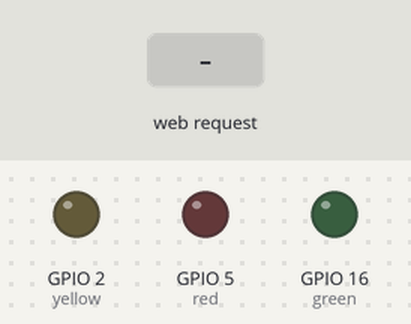
Recording of a sketch running on a simulated ESP8266 (NodeMCU). Shown: output pins drawn as LEDs (lit = HIGH). Inputs (shaded band) come from the test bench. WiFi joins after 1.5 s; servers stay silent unless stated; storage starts empty; what the sketch prints to the serial monitor is not drawn.

Above: at 2.7 s.
2.8 s: HTTP request GET /green received
At 3.2 s:
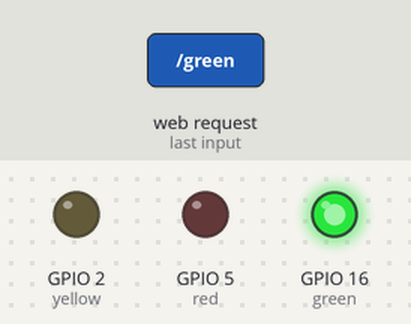
4.3 s: HTTP request GET /red received
At 5.5 s:
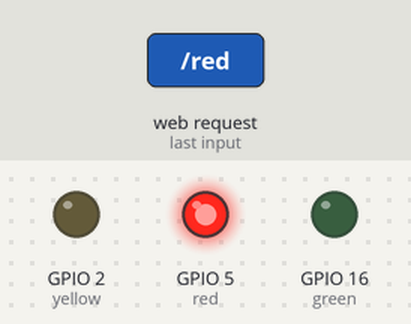
5.8 s: HTTP request GET /yellowON received
At 6.7 s:
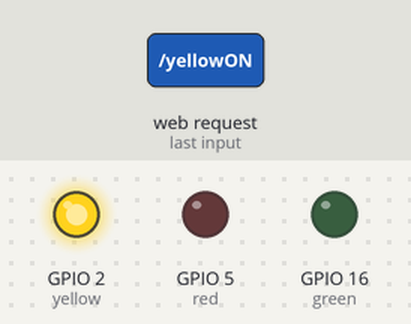
7.3 s: HTTP request GET /yellowOFF received
At 7.8 s:
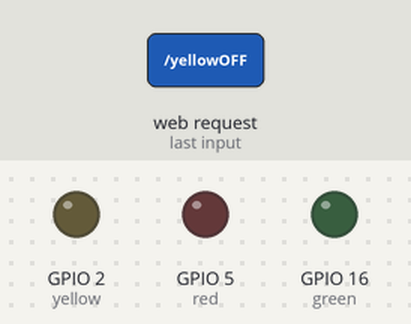
Timing chart, 0 to 9.8 s (numbered marks = the images above; inputs shaded):
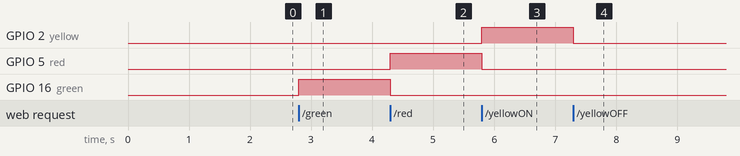

The sketch:

myHelloServer.ino
```cpp
#include <ESP8266WiFi.h>
#include <WiFiClient.h>
#include <ESP8266WebServer.h>
#include <ESP8266mDNS.h>
#include <FS.h>
#ifndef STASSID
#define STASSID "Hotspotty"
#define STAPSK "SuperSecret"
#endif
const char* ssid = STASSID;
const char* password = STAPSK;
ESP8266WebServer server(80); //80 refers to http port (less secure, 443 = https port
const int red = 5;  //D1
const int yellow = 2;  //D4
const int green = 16; //D0
/*
void handleRoot() {
  digitalWrite(red, 0);  //all off at first
  digitalWrite(yellow, 0);
  digitalWrite(green, 0);
  server.send(200, "text/plain", "ok\r\n");
}
*/
void handleNotFound() {
  String message = "File Not Found\n\n";
  message += "URI: ";
  message += server.uri();
  message += "\nMethod: ";
  message += (server.method() == HTTP_GET) ? "GET" : "POST";
  message += "\nArguments: ";
  message += server.args();
  message += "\n";
  for (uint8_t i = 0; i < server.args(); i++) { message += " " + server.argName(i) + ": " + server.arg(i) + "\n"; }
  server.send(404, "text/plain", message);

}

bool loadFromSPIFFS(String path) {
  String dataType = "text/html";

  Serial.print("Requested page -> ");
  Serial.println(path);
  if (SPIFFS.exists(path)){
      File dataFile = SPIFFS.open(path, "r");
      if (!dataFile) {
          handleNotFound();
          return false;
      }

      if (server.streamFile(dataFile, dataType) != dataFile.size()) {
        Serial.println("Sent less data than expected!");
      }else{
          Serial.println("Page served!");
      }

      dataFile.close();
  }else{
      handleNotFound();
      return false;
  }
  return true;
}


void handleRoot() {
    loadFromSPIFFS("/Ruth_traffic-light.html");
}

void setup(void) {
  pinMode(red, OUTPUT);
  pinMode(yellow, OUTPUT);
  pinMode(green, OUTPUT);
  digitalWrite(red, 0);
  digitalWrite(yellow, 0);
  digitalWrite(green, 0);

  Serial.begin(115200); //microcontroller sending and computer reading 11520 bits per sec (not simultaneously)
  WiFi.mode(WIFI_STA);
  WiFi.begin(ssid, password);
  Serial.println("");
  // Wait for connection
  while (WiFi.status() != WL_CONNECTED) {
    delay(500);
    Serial.print(".");
  }

  Serial.println("");
  Serial.print("Connected to ");
  Serial.println(ssid);
  Serial.print("IP address: ");
  Serial.println(WiFi.localIP());

  Serial.print(F("Inizializing FS..."));
  if (SPIFFS.begin()){
    Serial.println(F("done."));
  }else{
    Serial.println(F("fail."));
  }

  if (MDNS.begin("esp8266")) { Serial.println("MDNS responder started"); } //instead of IP address, can use 'http://esp8266'

  server.on("/", handleRoot);  //store URL in the server
  server.on("/green", []() {
  digitalWrite(green, HIGH); //green on
     server.send(200, "text/plain", "green should be on now");
    digitalWrite(red, 0);
    digitalWrite(yellow, 0);
    digitalWrite(green, 1);
  });

  server.on("/red", []() {
  //digitalWrite(red, HIGH); //red on
  server.send(200, "text/plain", "red should be on now");
    digitalWrite(red, 1);
    digitalWrite(yellow, 0);
    digitalWrite(green, 0);

  });

    server.on("/yellowON", []() {
  server.send(200, "text/plain", "yellow should be on now");
    digitalWrite(red, 0);
    digitalWrite(yellow, 1);
    digitalWrite(green, 0);

  });

      server.on("/yellowOFF", []() {
  server.send(200, "text/plain", "yellow should be off now");
    digitalWrite(red, 0);
    digitalWrite(yellow, 0);
    digitalWrite(green, 0);

  });


  server.onNotFound(handleNotFound);
  server.begin();
  Serial.println("HTTP server started");

}
void loop(void) {
  server.handleClient();  //execute URL
  MDNS.update();
}
```

Measured:
- after the input at 2.8 s, GPIO 16 (green): LOW → HIGH at once
- after the input at 4.3 s, GPIO 5 (red): LOW → HIGH at once; GPIO 16 (green): HIGH → LOW at once
- after the input at 5.8 s, GPIO 2 (yellow): LOW → HIGH at once; GPIO 5 (red): HIGH → LOW at once
- after the input at 7.3 s, GPIO 2 (yellow): HIGH → LOW at once
